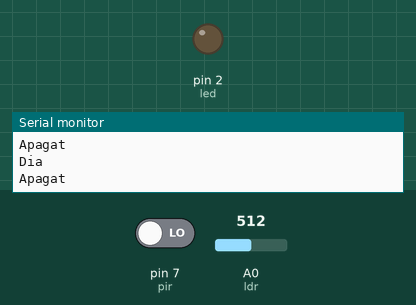
Simulated run of this sketch. Board: Arduino Uno, built with avr-gcc and run on an emulated ATmega328P. Shown: output pins drawn as LEDs (lit = HIGH), the last lines printed to the serial monitor. The test bench sets the inputs (shaded band); at power-on: A0 (ldr) = 512, pin 7 (pir) LOW.

Above: at 1.2 s.
1.3 s: A0 (ldr) set to 490
3.1 s: pin 7 (pir) driven HIGH
At 4.1 s:
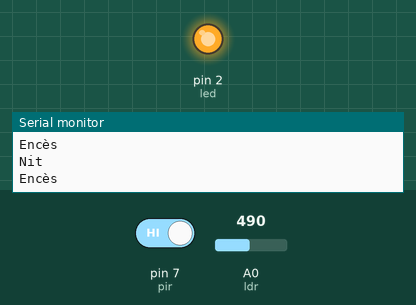
4.7 s: pin 7 (pir) driven LOW
At 5.4 s:
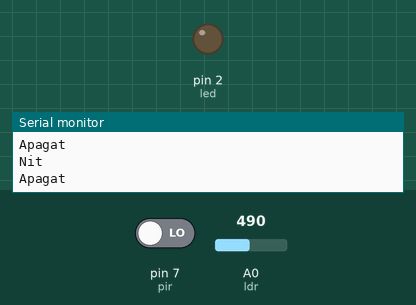
Timing chart, 0 to 7.7 s (numbered marks = the images above; inputs shaded):
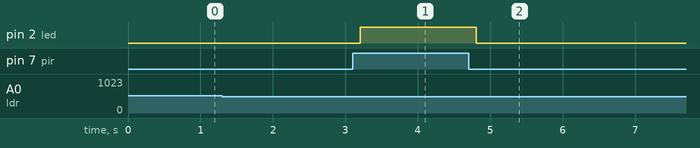

The sketch:

alarma.ino
```cpp
int pir= 7;
int led= 2;
int ldr= A0;

void setup() {
  pinMode(pir, INPUT);
  pinMode(led, OUTPUT);
  Serial.begin(9600);
}

void loop() {
  int llum = analogRead(ldr);
  bool nit = (llum < 500);

  if (nit)
  {
    Serial.println("Nit");
  }
  else
  {
    Serial.println("Dia");
  }

  if (digitalRead(pir) == HIGH && nit)
  {
    digitalWrite(led, HIGH);
    Serial.println("Encès");
    delay(200);
  }
  else
  {
    digitalWrite(led, LOW);
    Serial.println("Apagat");
    delay(200);
  }
}
```

Measured:
- after the input at 3.1 s, pin 2 (led): LOW → HIGH after 0.10 s
- after the input at 4.7 s, pin 2 (led): HIGH → LOW after 0.11 s
